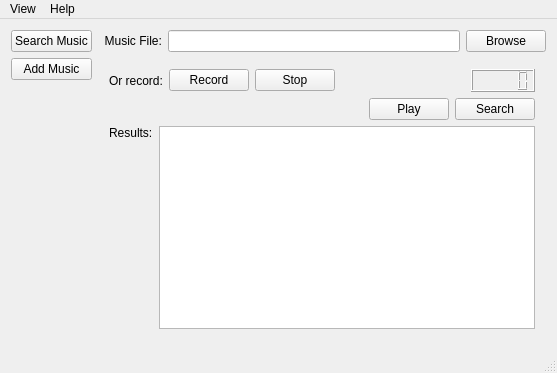
<?xml version="1.0" encoding="UTF-8"?>
<ui version="4.0">
 <class>MainWindow</class>
 <widget class="QMainWindow" name="MainWindow">
  <property name="geometry">
   <rect>
    <x>0</x>
    <y>0</y>
    <width>557</width>
    <height>373</height>
   </rect>
  </property>
  <property name="windowTitle">
   <string>MainWindow</string>
  </property>
  <widget class="QWidget" name="centralWidget">
   <layout class="QHBoxLayout" name="horizontalLayout_7">
    <item>
     <layout class="QHBoxLayout" name="horizontalLayout_6">
      <item>
       <layout class="QVBoxLayout" name="verticalLayout">
        <item>
         <widget class="QPushButton" name="searchMusicButton">
          <property name="text">
           <string>Search Music</string>
          </property>
         </widget>
        </item>
        <item>
         <widget class="QPushButton" name="addMusicButton">
          <property name="text">
           <string>Add Music</string>
          </property>
         </widget>
        </item>
        <item>
         <spacer name="verticalSpacer">
          <property name="orientation">
           <enum>Qt::Vertical</enum>
          </property>
          <property name="sizeHint" stdset="0">
           <size>
            <width>20</width>
            <height>40</height>
           </size>
          </property>
         </spacer>
        </item>
       </layout>
      </item>
      <item>
       <layout class="QVBoxLayout" name="verticalLayout_3">
        <item>
         <layout class="QHBoxLayout" name="horizontalLayout_5">
          <item>
           <widget class="QLabel" name="fileLabel">
            <property name="sizePolicy">
             <sizepolicy hsizetype="Fixed" vsizetype="Fixed">
              <horstretch>0</horstretch>
              <verstretch>0</verstretch>
             </sizepolicy>
            </property>
            <property name="text">
             <string>  Music File:</string>
            </property>
           </widget>
          </item>
          <item>
           <widget class="QLineEdit" name="fileEdit"/>
          </item>
          <item>
           <widget class="QPushButton" name="browseButton">
            <property name="sizePolicy">
             <sizepolicy hsizetype="Fixed" vsizetype="Fixed">
              <horstretch>0</horstretch>
              <verstretch>0</verstretch>
             </sizepolicy>
            </property>
            <property name="minimumSize">
             <size>
              <width>75</width>
              <height>0</height>
             </size>
            </property>
            <property name="text">
             <string>Browse</string>
            </property>
           </widget>
          </item>
         </layout>
        </item>
        <item>
         <widget class="QStackedWidget" name="stackedWidget">
          <property name="currentIndex">
           <number>0</number>
          </property>
          <widget class="QWidget" name="page">
           <layout class="QHBoxLayout" name="horizontalLayout_9">
            <item>
             <layout class="QVBoxLayout" name="verticalLayout_4">
              <item>
               <layout class="QHBoxLayout" name="horizontalLayout_2">
                <item>
                 <widget class="QLabel" name="label">
                  <property name="text">
                   <string>Or record:</string>
                  </property>
                 </widget>
                </item>
                <item>
                 <widget class="QPushButton" name="recordButton">
                  <property name="text">
                   <string>Record</string>
                  </property>
                 </widget>
                </item>
                <item>
                 <widget class="QPushButton" name="stopButton">
                  <property name="text">
                   <string>Stop</string>
                  </property>
                 </widget>
                </item>
                <item>
                 <spacer name="horizontalSpacer">
                  <property name="orientation">
                   <enum>Qt::Horizontal</enum>
                  </property>
                  <property name="sizeHint" stdset="0">
                   <size>
                    <width>40</width>
                    <height>20</height>
                   </size>
                  </property>
                 </spacer>
                </item>
                <item>
                 <widget class="QLCDNumber" name="recordNumber"/>
                </item>
               </layout>
              </item>
              <item>
               <layout class="QHBoxLayout" name="horizontalLayout">
                <item>
                 <spacer name="horizontalSpacer_4">
                  <property name="orientation">
                   <enum>Qt::Horizontal</enum>
                  </property>
                  <property name="sizeHint" stdset="0">
                   <size>
                    <width>40</width>
                    <height>20</height>
                   </size>
                  </property>
                 </spacer>
                </item>
                <item>
                 <widget class="QPushButton" name="playButton">
                  <property name="text">
                   <string>Play</string>
                  </property>
                 </widget>
                </item>
                <item>
                 <widget class="QPushButton" name="searchButton">
                  <property name="text">
                   <string>Search</string>
                  </property>
                 </widget>
                </item>
               </layout>
              </item>
              <item>
               <layout class="QHBoxLayout" name="horizontalLayout_8">
                <item>
                 <layout class="QVBoxLayout" name="verticalLayout_2">
                  <item>
                   <widget class="QLabel" name="resultLabel">
                    <property name="text">
                     <string>Results:</string>
                    </property>
                   </widget>
                  </item>
                  <item>
                   <spacer name="verticalSpacer_2">
                    <property name="orientation">
                     <enum>Qt::Vertical</enum>
                    </property>
                    <property name="sizeHint" stdset="0">
                     <size>
                      <width>20</width>
                      <height>18</height>
                     </size>
                    </property>
                   </spacer>
                  </item>
                 </layout>
                </item>
                <item>
                 <widget class="QListView" name="resultView"/>
                </item>
               </layout>
              </item>
             </layout>
            </item>
           </layout>
          </widget>
          <widget class="QWidget" name="page_2">
           <layout class="QHBoxLayout" name="horizontalLayout_4">
            <item>
             <layout class="QFormLayout" name="formLayout_2">
              <item row="0" column="0">
               <widget class="QLabel" name="musicNameAddLabel">
                <property name="text">
                 <string>Music Name:</string>
                </property>
               </widget>
              </item>
              <item row="0" column="1">
               <widget class="QLineEdit" name="addMusicNameEdit"/>
              </item>
              <item row="1" column="0">
               <widget class="QLabel" name="singerAddLabel">
                <property name="text">
                 <string>Singer:</string>
                </property>
               </widget>
              </item>
              <item row="1" column="1">
               <widget class="QLineEdit" name="addSingerEdit"/>
              </item>
              <item row="2" column="0">
               <widget class="QLabel" name="yearAddLabel">
                <property name="text">
                 <string>Year:</string>
                </property>
               </widget>
              </item>
              <item row="2" column="1">
               <widget class="QLineEdit" name="addYearEdit"/>
              </item>
              <item row="3" column="0">
               <spacer name="horizontalSpacer_2">
                <property name="orientation">
                 <enum>Qt::Horizontal</enum>
                </property>
                <property name="sizeHint" stdset="0">
                 <size>
                  <width>40</width>
                  <height>20</height>
                 </size>
                </property>
               </spacer>
              </item>
              <item row="3" column="1">
               <layout class="QHBoxLayout" name="horizontalLayout_3">
                <item>
                 <spacer name="horizontalSpacer_3">
                  <property name="orientation">
                   <enum>Qt::Horizontal</enum>
                  </property>
                  <property name="sizeHint" stdset="0">
                   <size>
                    <width>40</width>
                    <height>20</height>
                   </size>
                  </property>
                 </spacer>
                </item>
                <item>
                 <widget class="QPushButton" name="addButton">
                  <property name="text">
                   <string>Add</string>
                  </property>
                 </widget>
                </item>
               </layout>
              </item>
             </layout>
            </item>
           </layout>
          </widget>
         </widget>
        </item>
       </layout>
      </item>
     </layout>
    </item>
   </layout>
  </widget>
  <widget class="QMenuBar" name="menuBar">
   <property name="geometry">
    <rect>
     <x>0</x>
     <y>0</y>
     <width>557</width>
     <height>21</height>
    </rect>
   </property>
   <widget class="QMenu" name="menuView">
    <property name="title">
     <string>View</string>
    </property>
    <addaction name="actionSearch_Music"/>
    <addaction name="actionAdd_Music"/>
   </widget>
   <widget class="QMenu" name="menuHelp">
    <property name="title">
     <string>Help</string>
    </property>
    <addaction name="actionHelp"/>
    <addaction name="actionAbort_Us"/>
   </widget>
   <addaction name="menuView"/>
   <addaction name="menuHelp"/>
  </widget>
  <widget class="QStatusBar" name="statusBar"/>
  <action name="actionHelp">
   <property name="text">
    <string>Help</string>
   </property>
  </action>
  <action name="actionAbort_Us">
   <property name="text">
    <string>Abort Us</string>
   </property>
  </action>
  <action name="actionSearch_Music">
   <property name="text">
    <string>Search Music</string>
   </property>
  </action>
  <action name="actionAdd_Music">
   <property name="text">
    <string>Add Music</string>
   </property>
  </action>
 </widget>
 <layoutdefault spacing="6" margin="11"/>
 <resources/>
 <connections/>
</ui>
